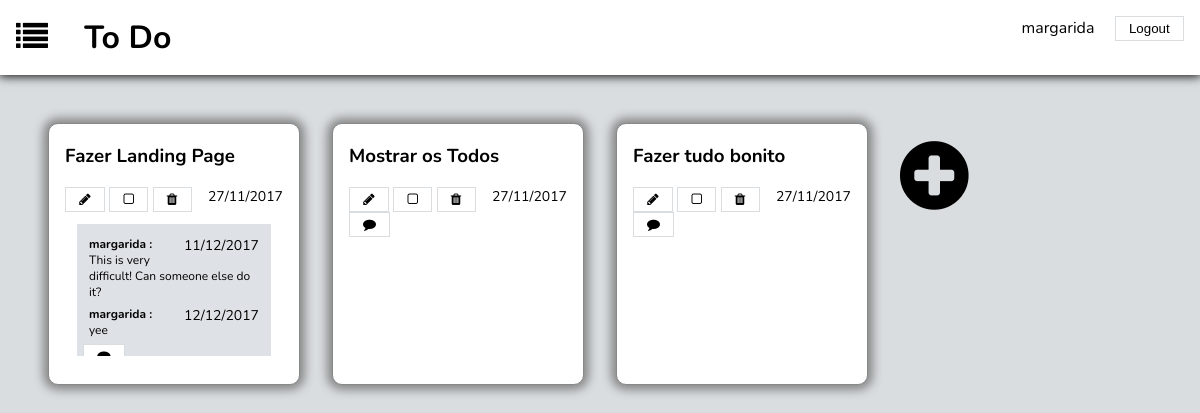
The app's page /list_page.php?list_id=1 (signed in) with its own data.
### tables this page shows
CREATE TABLE users (
	usr_id INTEGER PRIMARY KEY AUTOINCREMENT,
	usr_username VARCHAR UNIQUE,
	usr_name VARCHAR NOT NULL,
	usr_email VARCHAR NOT NULL,
	usr_image VARCHAR NOT NULL,
	usr_password VARCHAR NOT NULL
);

### list_page.php (called while the page is built, shortened)
<?php
	include_once('includes/init.php');
	include_once('database/list.php');
	$todos = getListTodos($_GET['list_id']);
	$comments = array();
	foreach ($todos as $todo) {
		$comments[$todo['todo_id']] = getTodoComments($todo['todo_id']);
	}
	include_once('templates/common/header_todos_list.php');
	include_once('templates/todos/show_todos.php');
	include_once('templates/common/footer.php');
?>

### database/list.php (called while the page is built, shortened)
<?php
	function getListTodos($list_id){
		global $dbh;
		$stmt = $dbh->prepare("SELECT todos.todo_id, todos.name, todos.limit_date, todos.done FROM todos, hasItems, lists
								WHERE lists.id = hasItems.list_id AND hasItems.todo_id = todos.todo_id AND lists.id = ?");
		$stmt->execute(array($list_id));
		return $stmt->fetchAll();
	}
	function getTodoComments($todo_id){
		global $dbh;
		$stmt = $dbh->prepare("SELECT users.usr_username, comments.date_written, comments.comment_text
								FROM comments, users WHERE todo_id = ? AND comments.usr_id = users.usr_id");
		$stmt->execute(array($todo_id));
		return $stmt->fetchAll();
	}
?>

### templates/todos/show_todos.php (the view, shortened to what this page needs)
<div id="todos_only">
	<?php foreach ($todos as $todo) { ?>
		<?php
		if($todo['done'] == 1)
			$check = 'check';
		else
			$check = 'not_check';
		?>
		<div id=<?= $todo['todo_id']?> class="todo_only <?= $check ?>">
			<h3><?= $todo['name']?></h3>
			<span><?= date_format(date_create($todo['limit_date']), "d/m/Y")?></span>
				<button name="Edit"><i class="fa fa-pencil" aria-hidden="true"></i></button>
			<?php if($todo['done'] == 1){?>
				<button name="Check"><i class="fa fa-check-square-o" aria-hidden="true"></i></button>
			<?php } else {?>
				<button name="Check"><i class="fa fa-square-o" aria-hidden="true"></i></button>
			<?php } ?>
				<button name="Remove"><i class="fa fa-1x fa-trash" aria-hidden="true"></i></button>
				<?php
					if(sizeof($comments[$todo['todo_id']]) > 0)
						$class = "comments";
					else
						$class = "no_comments";
				?>
				<div class=<?= $class ?>>
					<?php foreach($comments[$todo['todo_id']] as $comment){?>
						<div class="comment">
							<p><?=$comment['usr_username']?></p>
							<span><?=date_format(date_create($comment['date_written']), "d/m/Y")?></span>
							<p><?=$comment['comment_text']?></p>
						</div>
					<?php } ?>
					<button><i class="fa fa-comment" aria-hidden="true"></i></button>
				</div>
		</div>
	<?php } ?>
	<div id="ultimo">
		<a href="#"><i class="fa fa-plus-circle" aria-hidden="true"></i></a>
	</div>
</div>

### css/list_page.css (style rules this page uses)
body { background-color: #d9dde0; font-family: 'Nunito', sans-serif; margin: 0; }
a { text-decoration: none; color: black; }
button, input[type="Submit"] { padding: 0.3em 1em; background-color: white; border: 1px solid #d9dde0; color: black; }
#todos_only { margin: 2em; display: grid; grid-template-columns: 25% 25% 25% 25%; grid-template-rows: auto; }
#todos_only > * { display: inline-block; margin: 1em 1em; }
.todo_only { background-color: white; padding: 0 1em 1em 1em; margin: 0 auto; border: 1px solid #888888; border-radius: 10px; box-shadow: 0px 0px 10px 5px #888888; transition: transform 0.5s; }
.todo_only span { font-size: 14px; float: right; }
#ultimo a { font-size: 5em; max-width: 10em; }
.not_check { background-color: white; }
.comments { background-color: #dee1e5; margin: 1em; padding: 0.5em; font-size: 12px; overflow-y: auto; max-height: 10em; }
.no_comments { background-color: white; display: inline-block; }
.no_comments button { font-size: 13px; }
.comment { margin: 0.5em; }
.comment p { margin: 0; }
.comment p:first-child { font-weight: bold; display: inline-block; }
.comment p:first-child:after { content: " :"; }

### records on screen
users: usr_username "margarida", date_written "11/12/2017", comment_text "This is very difficult! Can someone else do it?", date_written "12/12/2017", comment_text "yee"

### other values on screen
$_SESSION['username'] "margarida"
$todo['name'] "Fazer Landing Page"
date_format(date_create($todo['limit_date']), "d/m/Y") "27/11/2017"
$todo['name'] "Mostrar os Todos"
$todo['name'] "Fazer tudo bonito"
